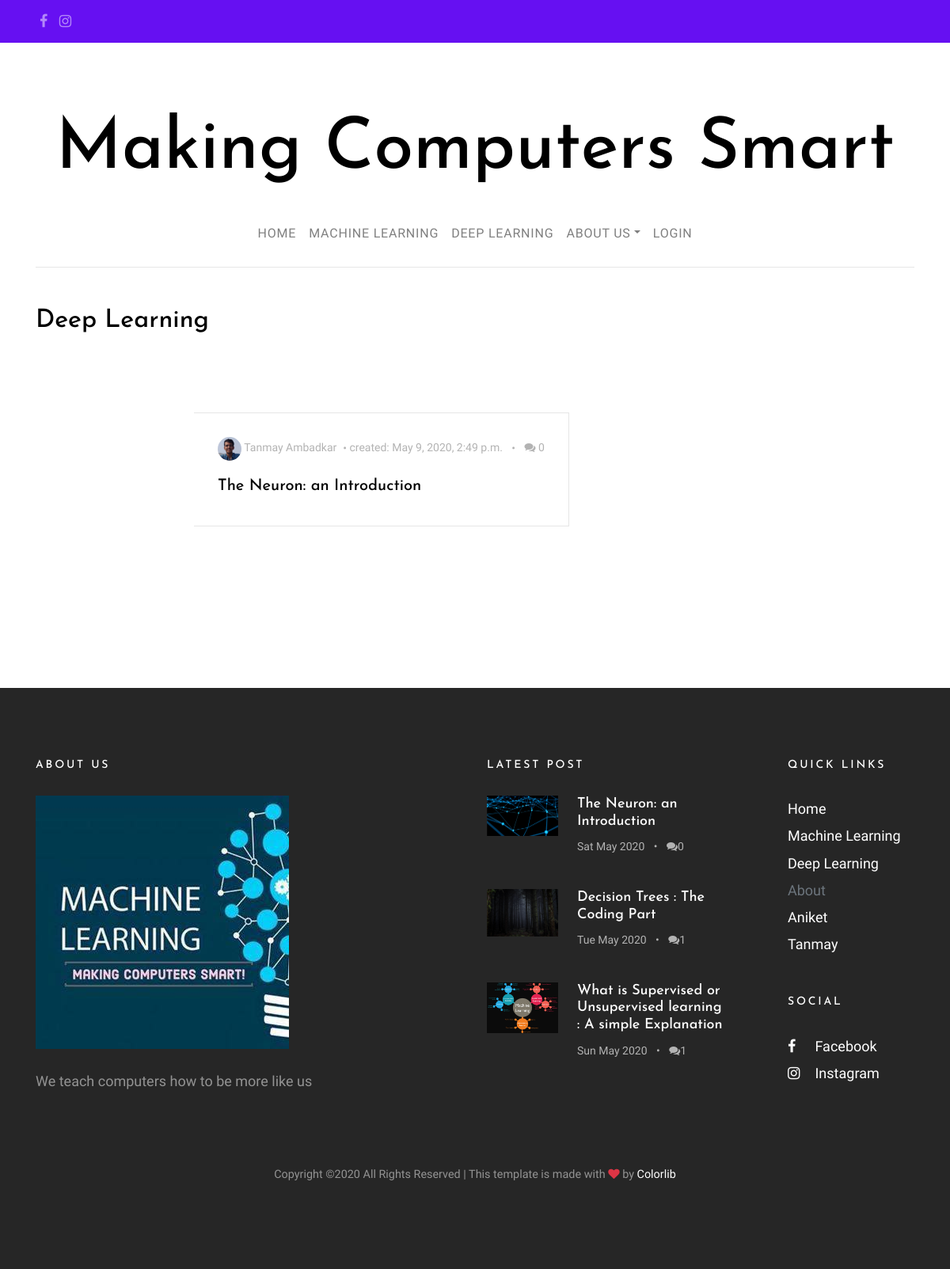
The page /posts/DL/ on the database as committed earlier.
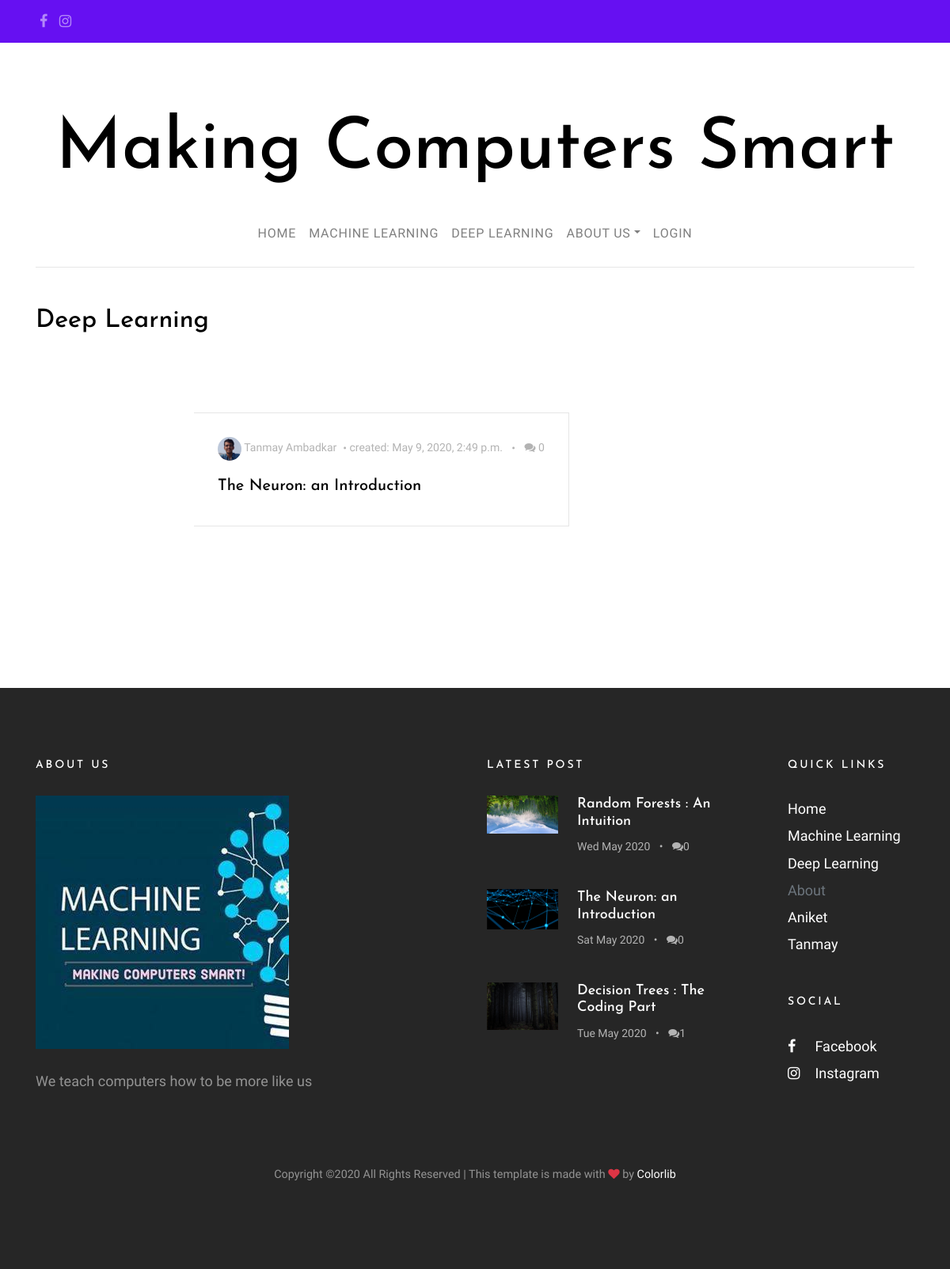
The same page on the database as committed later.
### blog/models.py (models this page shows, shortened)
class Post(models.Model):
    types = (
        ('D', 'Deep Learning'),
        ('M', 'Machine Learning'),
    )
    author = models.ForeignKey('UserProfileInfo', on_delete = models.CASCADE)
    title = models.CharField(max_length = 200)
    cover_img = models.ImageField(upload_to = 'cover_image', blank = True)
    text = models.TextField()
    created_date = models.DateTimeField(default = timezone.now)
    published_date = models.DateTimeField(blank = True, null = True)
    type = models.CharField(max_length = 1, choices = types, blank = True)
    def approve_comments(self):
        return self.comments.filter(approved_comment=True)

class UserProfileInfo(models.Model):
    user = models.OneToOneField(User, on_delete= models.CASCADE)
    profile_img = models.ImageField(upload_to = 'profile_pics', blank = True)
    cover_image = models.ImageField(upload_to = 'cover_profile_img', blank = True)
    description = models.TextField(blank = True)
    writeup = models.TextField(blank = True)
    instagram = models.URLField(blank = True)
    facebook = models.URLField(blank = True)
    github = models.URLField(blank = True)
    linkedin = models.URLField(blank = True)
    email = models.EmailField(blank = True)

### blog/views.py (the view)
# urls.py: path('posts/DL/', PostListView_DL.as_view(), name = 'post_list_DL'),
class PostListView_DL(ListView, TemplateResponseMixin):
    model = Post
    template_name = 'post_list_DL.html'
    def get_context_data(self, **kwargs):
         context = super(PostListView_DL, self).get_context_data(**kwargs)
         context['posts'] = Post.objects.filter(type__startswith = 'D').order_by('-published_date')
         context['topthree'] = Post.objects.filter(published_date__lte = timezone.now()).order_by('-published_date')[:3]
         return context

### blog/templates/blog/post_list_DL.html (shortened to what this page needs)
{% extends "blog/base.html" %}
{% block content %}
<section class="site-section pt-5">
  <div class="container">
    <div class="row mb-4">
      <div class="col-md-6">
        <h2 class="mb-4">Deep Learning</h2>
      </div>
    </div>
    <div class="row blog-entries">
      <div class="col-md-12 col-lg-8 main-content">
        <div class="row mb-5 mt-5">
          <div class="col-md-12">
              {% for post in posts %}
	      {% if post.published_date %}
              <div class="post-entry-horzontal">
                <a href="{% url 'post_detail' pk=post.pk %}">
                  <span class="text">
                    <div class="post-meta">
                      <span class="author mr-2"><img src="/media/{{post.author.profile_img}}" alt="Colorlib">  {{post.author.user.first_name}} {{post.author.user.last_name}}</span>&bullet;
                      <span class="mr-2">created: {{post.created_date}}</span> &bullet;
                      <span class="ml-2"><span class="fa fa-comments"></span> {{post.approve_comments.count}}</span>
                    </div>
                    <h2>{{ post.title }}</h2>
                  </span>
                </a>
              </div>
	      {% endif %}
              {% endfor %}
          </div>
        </div>
      </div>
    </div>
  </div>
</section>
{% endblock %}
{% block footerblock %}
    {% for post in topthree %}
    <ul>
      <li>
        <a href="{% url 'post_detail' pk=post.pk %}">
          <img src="/media/{{post.cover_img}}" alt="Image placeholder" class="mr-4">
          <div class="text">
            <h4>{{post.title}}</h4>
            <div class="post-meta">
              <span class="mr-2">{{ post.published_date|date:"D M Y"}} </span> &bullet;
              <span class="ml-2"><span class="fa fa-comments"></span>{{post.approve_comments.count}}</span>
            </div>
          </div>
        </a>
      </li>
    </ul>
    {% endfor %}
{% endblock  %}

### blog/templates/blog/base.html (shortened to what this page needs)
{% load static %}
{% load socialaccount %}
<!DOCTYPE html>
<html lang="en" dir="ltr">
    <head>
	<link rel="stylesheet" href="https://stackpath.bootstrapcdn.com/bootstrap/4.4.1/css/bootstrap.min.css">
        <link rel="stylesheet" href="{% static 'css/animate.css' %}"-->
        <link rel="stylesheet" href="{% static 'css/owl.carousel.min.css' %}">
        <link rel="stylesheet" href="{% static 'fonts/fontawesome/css/font-awesome.min.css' %}">
        <link rel="stylesheet" href="{% static 'css/style.css' %}">
    </head>
    <body>
        <div class="wrap">
            <header role="banner">
            <div class="top-bar">
              <div class="container">
                <div class="row">
                  <div class="col-10 social">
                      <a href="https://www.facebook.com/makingcomputerssmart/" target="_blank" rel="noreferrer"><span class="fa fa-facebook"></span></a>
                      <a href="http://instagram.com/making_computers_smart" target="_blank" rel="noreferrer"><span class="fa fa-instagram"></span></a>
                  </div>
                  <div class="col-2 social">
                  </div>
                </div>
              </div>
            </div>
            <div class="container logo-wrap">
              <div class="row pt-5">
                <div class="col-12 text-center">
                  <h1 class="site-logo"><a href="{% url 'home' %}" rel="noreferrer">Making Computers Smart</a></h1>
                </div>
              </div>
            </div>
            <nav class="navbar navbar-expand-md  navbar-light bg-light">
              <div class="container">
                <div class="collapse navbar-collapse" id="navbarMenu">
                  <ul class="navbar-nav mx-auto">
                    <li class="nav-item">
                      <a class="nav-link" href="{% url 'home' %}" rel="noreferrer">Home</a>
                    </li>
                    <li class="nav-item">
                      <a class="nav-link" href="{% url 'post_list_ML' %}" rel="noreferrer">Machine Learning</a>
                    </li>
                    <li class="nav-item">
                      <a class="nav-link" href="{% url 'post_list_DL' %}" rel="noreferrer">Deep Learning</a>
                    </li>
                    <li class="nav-item dropdown">
                        <a class="nav-link dropdown-toggle" href="category.html" id="dropdown04" data-toggle="dropdown" aria-haspopup="true" aria-expanded="false">About Us</a>
                    </li>
                    {% if user.is_superuser %}
                    <li>
                        <a href="{% url 'post_new' %}" class = 'nav-link'>New</a>
                    </li>
                    <li>
                        <a href="{% url 'post_draft_list' %}" class = 'nav-link'>Drafts</a>
                    </li>
                    <li>
                        <a href="{% url 'logout' %}" class = 'nav-link'>Logout</a>
                    </li>
                    {% else %}
                            <a href="{% url 'login' %}" class = 'nav-link' rel="noreferrer">
                                Login
                            </a>
                    {% endif %}
                  </ul>
                </div>
              </div>
            </nav>
          </header>
              {% block content %}
              {% endblock  %}
         </div>
         <footer class="site-footer">
        <div class="container">
          <div class="row mb-5">
            <div class="col-md-4">
              <h3>About Us</h3>
              <p class="mb-4">
                <img src="{% static 'images/mainimage.jpg' %}" alt="Image placeholder" class="img-fluid">
              </p>
              <p>We teach computers how to be more like us</p>
            </div>
            <div class="col-md-6 ml-auto">
              <div class="row">
                <div class="col-md-7">
                  <h3>Latest Post</h3>
                  <div class="post-entry-sidebar">
                    {% block footerblock %}
                    {% endblock %}
                  </div>
                </div>
                <div class="col-md-1"></div>
                <div class="col-md-4">
                  <div class="mb-5">
                    <h3>Quick Links</h3>
                    <ul class="list-unstyled">
                      <li><a href="{% url 'home' %}" rel="noreferrer">Home</a></li>
                      <li><a href="{% url 'post_list_ML' %} rel="noreferrer"">Machine Learning</a></li>
                      <li><a href="{% url 'post_list_DL' %} rel="noreferrer"">Deep Learning</a></li>
                      <li> About
                          <ul class="list-inline">
                              <li><a href="{% url 'aniket' %}" rel="noreferrer">Aniket</a></li>
                              <li><a href="{% url 'tanmay' %}" rel="noreferrer">Tanmay</a></li>
                          </ul>
                      </li>
                    </ul>
                  </div>
                  <div class="mb-5">
                    <h3>Social</h3>
                    <ul class="list-unstyled footer-social">
                      <li><a href="https://www.facebook.com/makingcomputerssmart/" target="_blank" rel="noreferrer"><span class="fa fa-facebook"></span> Facebook</a></li>
                      <li><a href="http://instagram.com/making_computers_smart" target="_blank" rel="noreferrer"><span class="fa fa-instagram"></span> Instagram</a></li>
                    </ul>
                  </div>
                </div>
              </div>
            </div>
          </div>
          <div class="row">
            <div class="col-md-12 text-center">
              <p class="small">
            Copyright &copy;2020 All Rights Reserved | This template is made with <i class="fa fa-heart text-danger" aria-hidden="true"></i> by <a href="https://colorlib.com" target="_blank" rel="noreferrer" >Colorlib</a>
            </p>
            </div>
          </div>
        </div>
      </footer>
    </body>
</html>

### static/css/style.css (style rules this page uses)
body { background: #ccc url("../images/photography.png") repeat; font-family: "Inconsolata", SFMono-Regular, Menlo, Monaco, Consolas, "Liberation Mono", "Courier New", monospace; font-weight: 300; font-size: 18px; line-height: 1.9; color: #6c757d; }
a { -webkit-transition: .3s all ease; -o-transition: .3s all ease; transition: .3s all ease; text-decoration: none; }
h1, h2, h3, h4, h5 { color: #000; font-family: "Josefin Sans", -apple-system, BlinkMacSystemFont, "Segoe UI", Roboto, "Helvetica Neue", Arial, sans-serif, "Apple Color Emoji", "Segoe UI Emoji", "Segoe UI Symbol", "Noto Color Emoji"; }
.wrap { max-width: 1250px; margin: 0 auto; background: #fff; -webkit-box-shadow: 0 0 40px 0 rgba(0, 0, 0, 0.1); box-shadow: 0 0 40px 0 rgba(0, 0, 0, 0.1); }
header { position: relative; top: 0; left: 0; width: 100%; z-index: 5; font-weight: 400; background: #fff !important; }
header .navbar-collapse { position: relative; }
header .navbar { padding-top: 0; padding-bottom: 0; background: transparent !important; }
header .navbar .nav-link { padding: 1.7rem 1rem; font-size: 16px; outline: none !important; text-transform: uppercase; letter-spacing: .05em; }
.site-logo a { color: #000; font-size: 90px; }
.top-bar { background: #6610f2; padding: 10px 0; }
.top-bar .social a, .top-bar .search-icon a { color: #fff; opacity: .5; padding: 5px; }
.top-bar .social { text-align: left; }
.navbar .container > div { border-bottom: 1px solid #e6e6e6; }
.site-section { padding: 7em 0; }
.blog-entries .post-meta { margin-bottom: 20px; font-size: 14px; color: #b3b3b3; }
.blog-entries .post-meta .author img { width: 30px; border-radius: 50%; display: inline-block; }
.post-entry-horzontal { margin-bottom: 30px; }
.post-entry-horzontal a { overflow: hidden; display: table; position: relative; top: 0; -webkit-transition: .1s all ease; -o-transition: .1s all ease; transition: .1s all ease; }
.post-entry-horzontal a .image, .post-entry-horzontal a .text { display: table-cell; vertical-align: middle; }
.post-entry-horzontal a .text { padding: 30px; width: calc(100 - 200px); border: 1px solid #e6e6e6; border-left: none; }
.post-entry-horzontal a .text h2 { font-size: 20px; }
.post-entry-sidebar .post-meta { font-size: 14px; color: #b3b3b3; }
.post-entry-sidebar ul { padding: 0; margin: 0; }
.post-entry-sidebar ul li { list-style: none; padding: 0 0 20px 0; margin: 0 0 20px 0; }
.post-entry-sidebar ul li a { display: table; }
.post-entry-sidebar ul li a img { width: 90px; }
.post-entry-sidebar ul li a img, .post-entry-sidebar ul li a .text { display: table-cell; vertical-align: middle; }
.post-entry-sidebar ul li a .text h4 { font-size: 18px; }
.site-footer { background-size: cover; background-position: center center; background-repeat: no-repeat; padding: 5em 0; background: #262626; }
.site-footer .post-entry-sidebar ul li a h4 { color: #fff; }
.site-footer .footer-social li a > span { width: 30px; }
.site-footer a { color: #fff; }
.site-footer h3 { color: #fff; margin-bottom: 30px; font-size: 14px; text-transform: uppercase; letter-spacing: .2em; }
.site-footer p { color: rgba(255, 255, 255, 0.5); }

Rows that differ between the two databases and show on the page:
no longer on this page (row edited): Post: cover_img (picture), title "What is Supervised or Unsupervised learning : A simple Explanation", published_date "Sun May 2020", approve_comments.count "1", shown under "LATEST POST"
changed Post "The Neuron: an Introduction": author.profile_img: a different picture; cover_img: a different picture
added Post: cover_img (picture), title "Random Forests : An Intuition", published_date "Wed May 2020", approve_comments.count "0", shown under "LATEST POST"
changed Post "Decision Trees : The Coding Part": cover_img: a different picture
